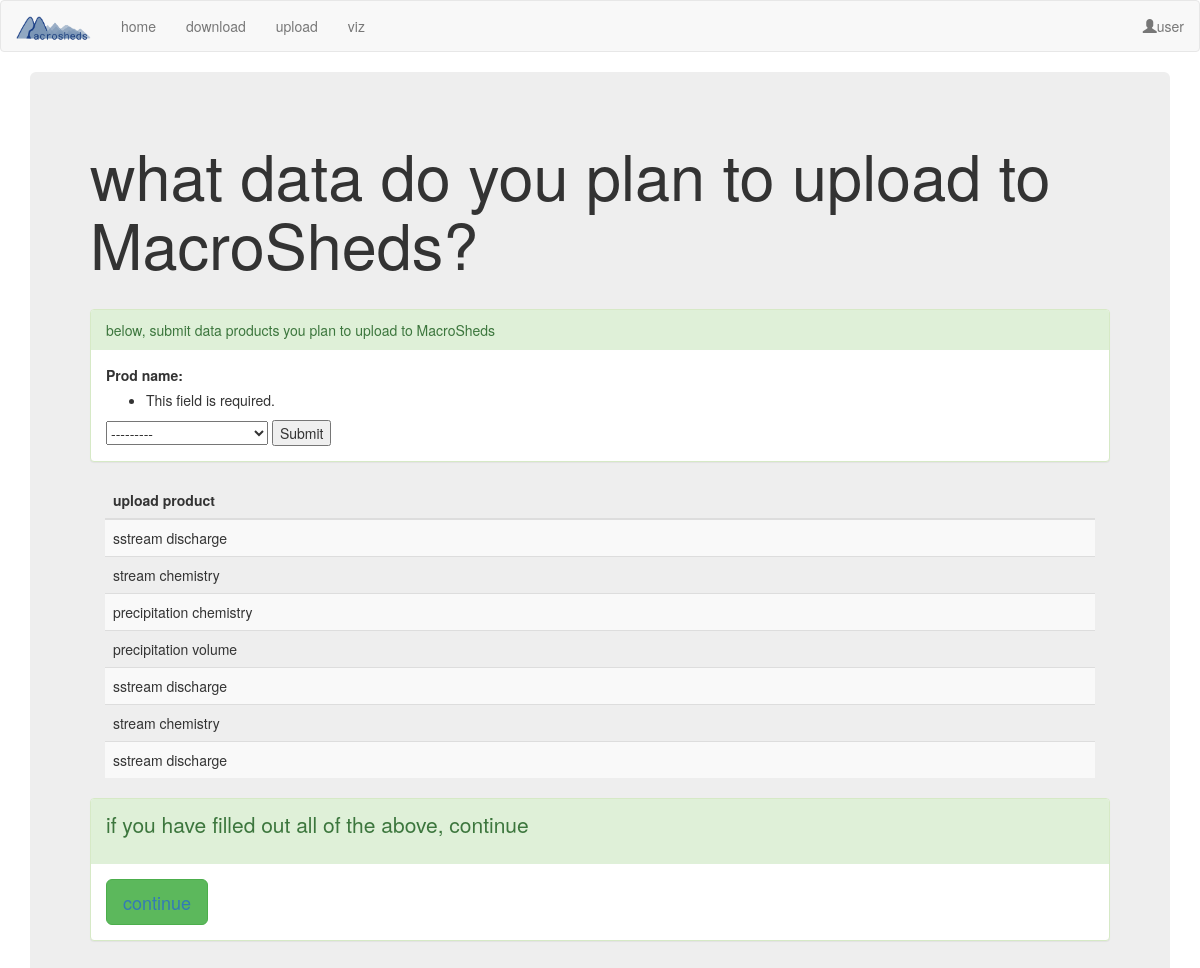
The page /upload/plan on the database as committed earlier.
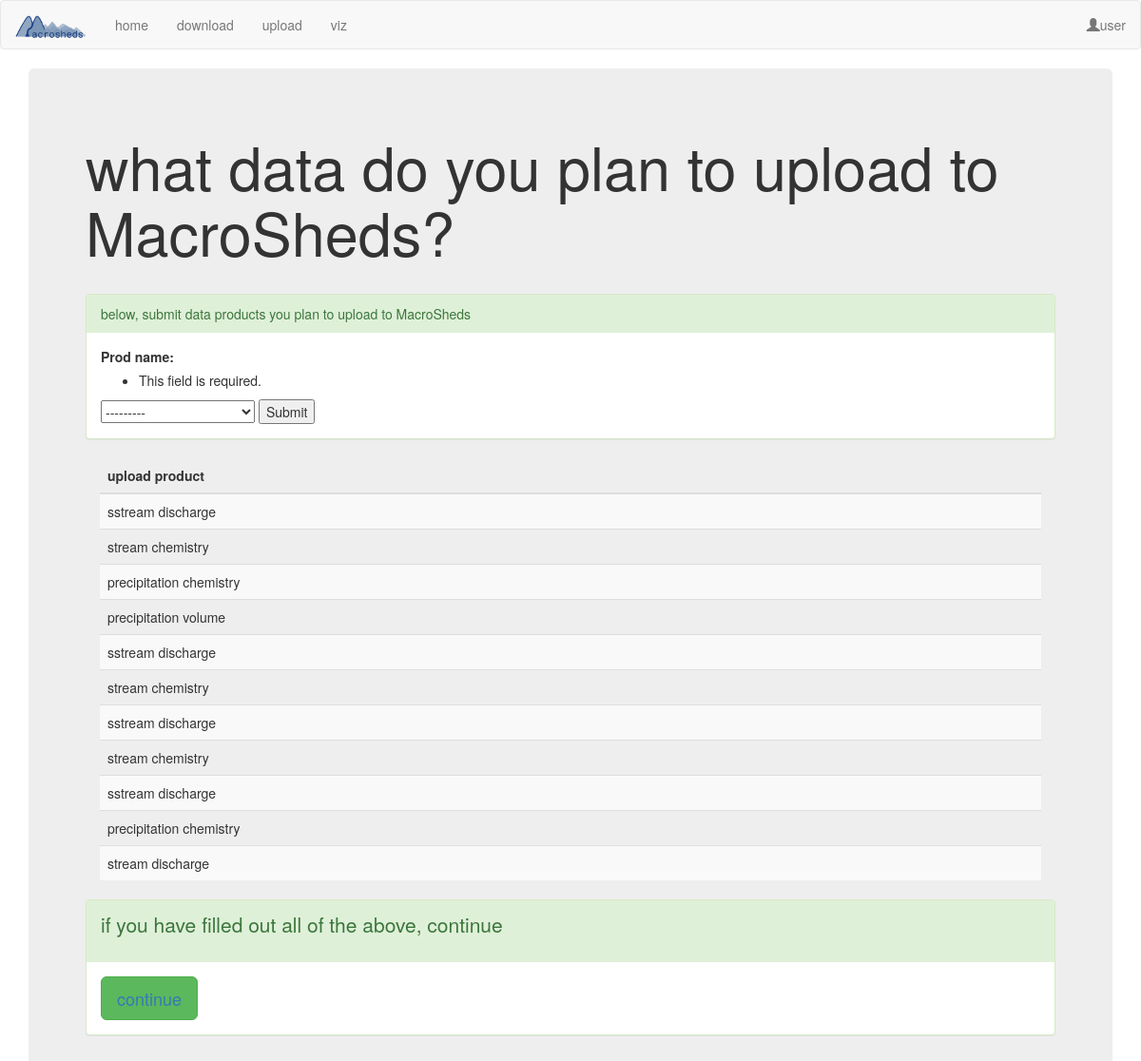
The same page on the database as committed later.
### upload/models.py (models this page shows, shortened)
class Product(models.Model):
    DATA_PRODUCTS = [
        ('stream chemistry', 'stream chemistry'),
        ('stream discharge', 'stream discharge'),
        ('precipitation chemistry', 'precipitation chemistry'),
        ('precipitation volume', 'precipitation volume'),
    ]
    prod_id = models.BigAutoField(primary_key=True)
    prod_name = models.CharField(max_length=50,
                                 choices = DATA_PRODUCTS)

### upload/views.py (the view)
# urls.py: path('plan', views.upload_plan, name='upload_plan'),
def upload_plan(request):
    context = {}
    products = Product.objects.all()
    form = ProductForm(request.POST)
    if form.is_valid():
        prod_instance = form.save(commit = False)
        prod_instance.save()
    context['form'] = form
    context['products'] = products
    return render(request, 'upload_plan.html', {'form': form, 'products': products})

### upload/forms.py
class ProductForm(forms.ModelForm):
    class Meta:
        model = Product
        fields = ['prod_name']

### upload/templates/upload_plan.html (shortened to what this page needs)
{% extends "base.html" %}
{% block content %}
<h1> what data do you plan to upload to MacroSheds?</h1>
<br>
<div class="panel-group">
  <div class="panel panel-success">
    <div class="panel-heading">
      below, submit data products you plan to upload to MacroSheds
    </div>
    <div class="panel-body">
  <form action="/upload/plan" method="post">
    {{ form }}
    <input type="submit" value="Submit">
  </form>
    </div>
  </div>
</div>
<div class="container">
  <table class="table table-striped">
    <thead>
      <tr>
        <th>upload product</th>
      </tr>
    </thead>
    <tbody>
      {% for x in products %}
      <tr>
        <td class = 'msprod'>
            {{x.prod_name}}
        </td>
      </tr>
      {% endfor %}
    </tbody>
  </table>
</div>
<div class="panel-group">
  <div class="panel panel-success">
    <div class="panel-heading">
      <p>if you have filled out all of the above, continue</p>
    </div>
    <div class="panel-body">
      <button type="button" class="btn btn-success btn-lg" ><a href="{% url 'upload_sitedata' %}">continue</a></button>
    </div>
  </div>
</div>
{% endblock %}

Rows that differ between the two databases and show on the page:
added Product: prod_name "stream chemistry"
added Product: prod_name "sstream discharge"
added Product: prod_name "precipitation chemistry"
added Product: prod_name "stream discharge"
